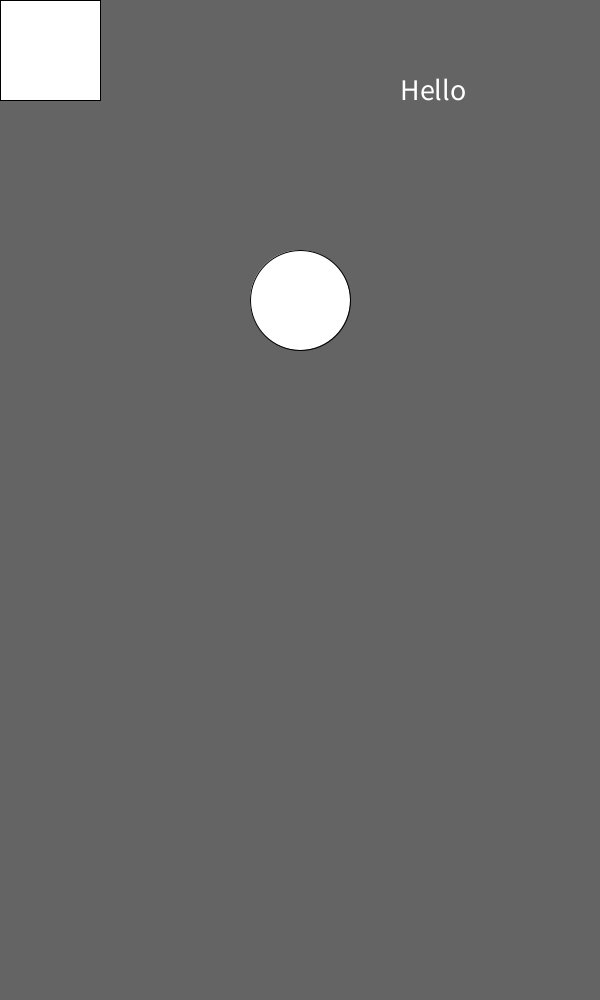
Frame 1 (no input)
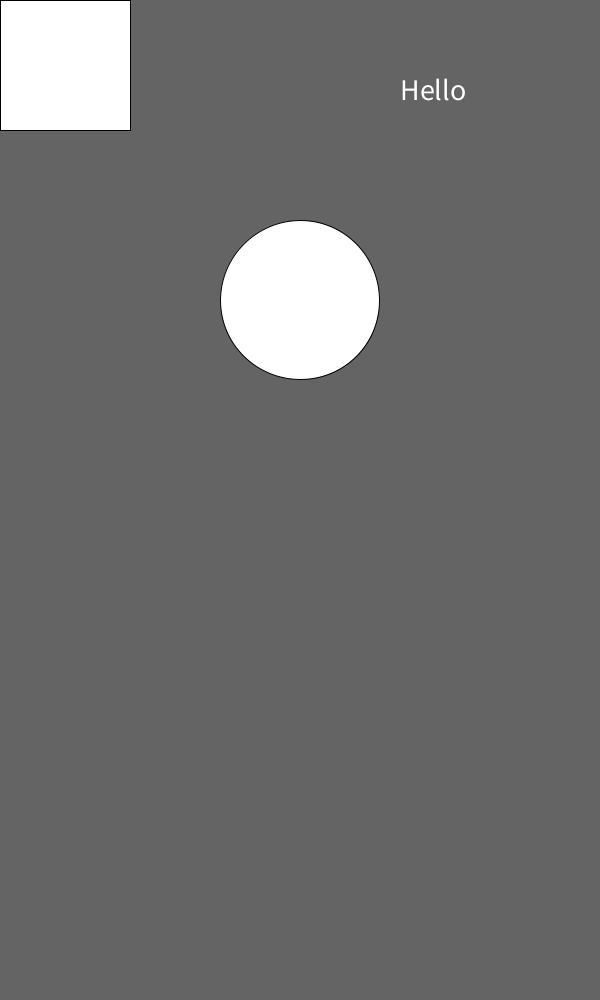
Frame 60 (the mouse pressed at the canvas centre just before this capture)
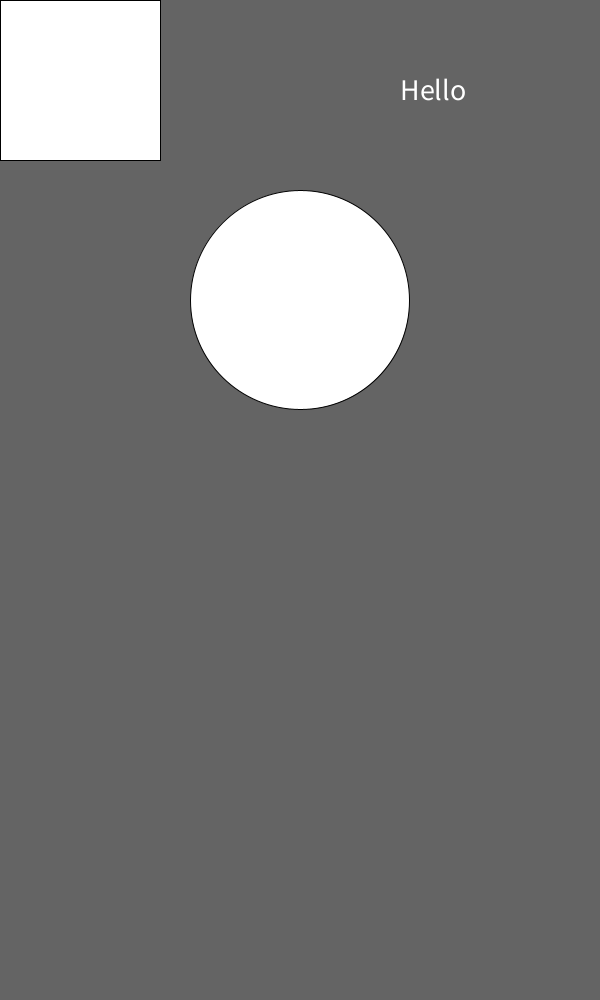
Frame 120 (the mouse held since frame 60 and released just before this capture)

The Processing sketch that drew these frames (run headless with seeded random() and noise(); from frame 60 on, the mouse is pressed at the canvas centre):

// Processing sketch: Animations
// ── Animations.pde
int diameter = 100;
float len = 100;
String text = "Hello";
boolean b = true;

void setup(){
  size(600, 1000);
}

void draw() { // called in a loop
background(100, 100, 100);
  circle(300, 300, diameter);
  if (b == true){
  diameter = diameter + 1;
  len = len + 0.5;
  }
  square(0, 0, len);
  textSize(30);
  text(text, 400, 100);
}

void keyPressed() {
  if (key == 'b') {
   text = "Bye";
   b = false;
  } else {
   text = "Among Us";
   b = true;
  }
}

void mousePressed() {
  text = "Hello";
}
